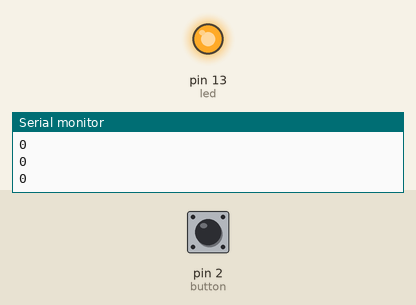
Simulated run of this sketch. Board: Arduino Uno, built with avr-gcc and run on an emulated ATmega328P. On the bench: output pins drawn as LEDs (lit = HIGH), the last lines printed to the serial monitor. The test bench sets the inputs (shaded band); at power-on: pin 2 (button) LOW.

Above: at 2.8 s.
2.9 s: pin 2 (button) pulled HIGH for 1.2 s
At 3.8 s:
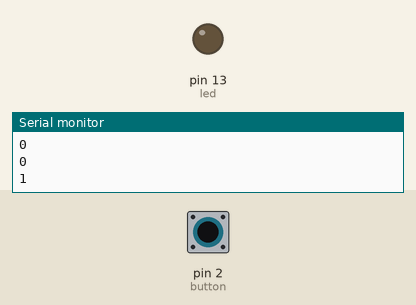
5.6 s: pin 2 (button) pulled HIGH for 3.2 s
At 7.3 s:
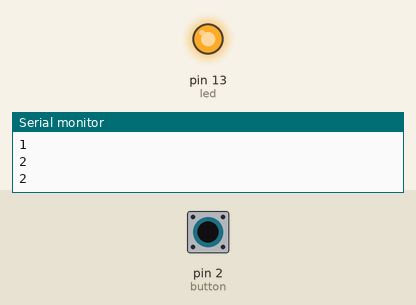
Timing chart, 0 to 8.8 s (numbered marks = the images above; inputs shaded):
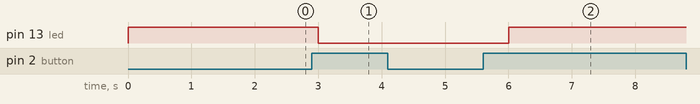

Measured:
- after the input at 2.9 s, pin 13 (led): HIGH → LOW after 0.10 s
- after the input at 5.6 s, pin 13 (led): LOW → HIGH after 0.40 s

The sketch:

my_count_damit.ino
```cpp
int led=13;
int butto1n=A0;
int button=2;
int count=0;
int ledState=HIGH;
int buttoncurrent;
int buttonPrevious=LOW;
void setup()
{
  pinMode(led,OUTPUT);
  pinMode(button,INPUT);
  Serial.begin(9600);
}
void loop()
{
 buttoncurrent=digitalRead(button);
   if(buttoncurrent==HIGH && buttonPrevious==LOW)
   {
    count=count+1;
    if(ledState==HIGH)
    {
    ledState=LOW;
   }
   else
   {
    ledState=HIGH;
   }
   }
   digitalWrite(led,ledState);
   buttonPrevious=buttoncurrent;
   Serial.println(count);
   delay(1000);
}
```
